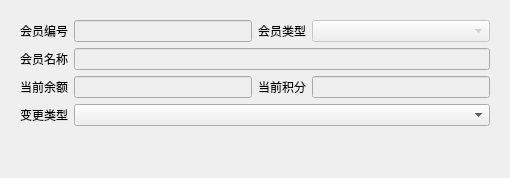
<?xml version="1.0" encoding="UTF-8"?>
<ui version="4.0">
 <class>w_m_member_type_dialog</class>
 <widget class="QDialog" name="w_m_member_type_dialog">
  <property name="geometry">
   <rect>
    <x>0</x>
    <y>0</y>
    <width>510</width>
    <height>178</height>
   </rect>
  </property>
  <property name="windowTitle">
   <string>Dialog</string>
  </property>
  <layout class="QVBoxLayout" name="verticalLayout" stretch="0,0">
   <item>
    <widget class="QFrame" name="frame_2">
     <property name="outer_stylesheet" stdset="0">
      <string>frame_detail_show</string>
     </property>
     <layout class="QGridLayout" name="gridLayout">
      <item row="0" column="0">
       <widget class="QLabel" name="label">
        <property name="text">
         <string>会员编号</string>
        </property>
       </widget>
      </item>
      <item row="0" column="1">
       <widget class="QLineEdit" name="lineEdit_vch_memberno">
        <property name="enabled">
         <bool>false</bool>
        </property>
       </widget>
      </item>
      <item row="0" column="2">
       <widget class="QLabel" name="label_2">
        <property name="text">
         <string>会员类型</string>
        </property>
       </widget>
      </item>
      <item row="1" column="0">
       <widget class="QLabel" name="label_3">
        <property name="text">
         <string>会员名称</string>
        </property>
       </widget>
      </item>
      <item row="1" column="1" colspan="3">
       <widget class="QLineEdit" name="lineEdit_vch_member">
        <property name="enabled">
         <bool>false</bool>
        </property>
       </widget>
      </item>
      <item row="2" column="0">
       <widget class="QLabel" name="label_5">
        <property name="text">
         <string>当前余额</string>
        </property>
       </widget>
      </item>
      <item row="2" column="1">
       <widget class="lds_doublespinbox_lineedit" name="lineEdit_num_amount">
        <property name="enabled">
         <bool>false</bool>
        </property>
       </widget>
      </item>
      <item row="2" column="2">
       <widget class="QLabel" name="label_4">
        <property name="text">
         <string>当前积分</string>
        </property>
       </widget>
      </item>
      <item row="2" column="3">
       <widget class="lds_doublespinbox_lineedit" name="lineEdit_num_point">
        <property name="enabled">
         <bool>false</bool>
        </property>
       </widget>
      </item>
      <item row="3" column="0">
       <widget class="QLabel" name="label_6">
        <property name="text">
         <string>变更类型</string>
        </property>
       </widget>
      </item>
      <item row="3" column="1" colspan="3">
       <widget class="QComboBox" name="comboBox_typenames"/>
      </item>
      <item row="0" column="3">
       <widget class="QComboBox" name="comboBox_vch_typename">
        <property name="enabled">
         <bool>false</bool>
        </property>
       </widget>
      </item>
     </layout>
    </widget>
   </item>
   <item>
    <widget class="lds_toolbar" name="frame">
     <property name="frameShape">
      <enum>QFrame::NoFrame</enum>
     </property>
     <property name="frameShadow">
      <enum>QFrame::Raised</enum>
     </property>
    </widget>
   </item>
  </layout>
 </widget>
 <customwidgets>
  <customwidget>
   <class>lds_toolbar</class>
   <extends>QFrame</extends>
   <header>lds_toolbar.h</header>
   <container>1</container>
  </customwidget>
  <customwidget>
   <class>lds_doublespinbox_lineedit</class>
   <extends>QLineEdit</extends>
   <header>lds_doublespinbox_lineedit.h</header>
  </customwidget>
 </customwidgets>
 <resources/>
 <connections/>
</ui>
